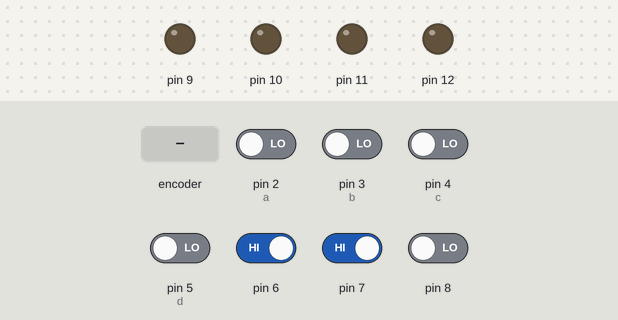
Bench run of a sketch on a simulated Arduino Uno, built with avr-gcc and run on an emulated ATmega328P. On the bench: output pins drawn as LEDs (lit = HIGH). Inputs (shaded band) come from the test bench; at power-on: pin 6, pin 7 HIGH, pin 2 (a), pin 3 (b), pin 4 (c), pin 5 (d), pin 8 LOW.

Above: at 1.2 s.
1.3 s: rotary encoder on pin 2 (a) / pin 3 (b) turned 3 steps (first pin leading)
At 2.1 s:
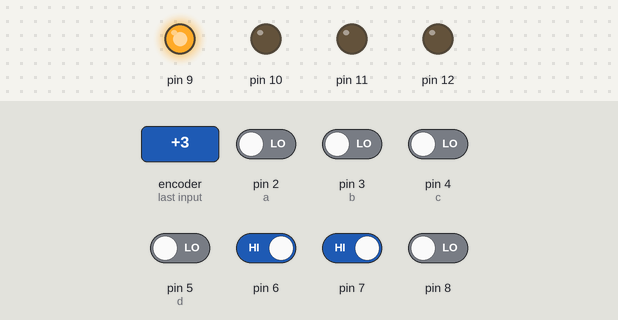
3.4 s: pin 6 driven LOW
At 4.0 s:
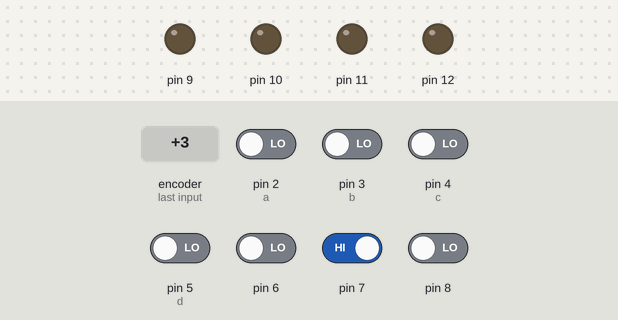
4.9 s: pin 4 (c) driven HIGH
At 6.1 s:
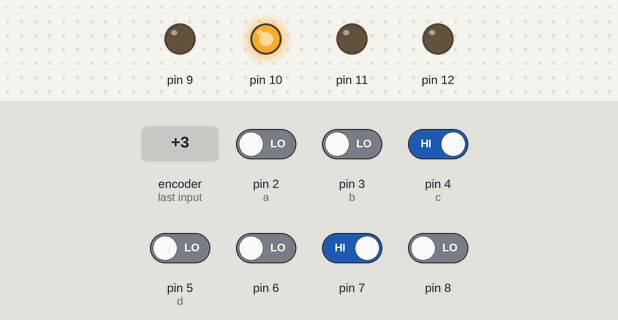
6.4 s: pin 8 driven HIGH
At 7.5 s:
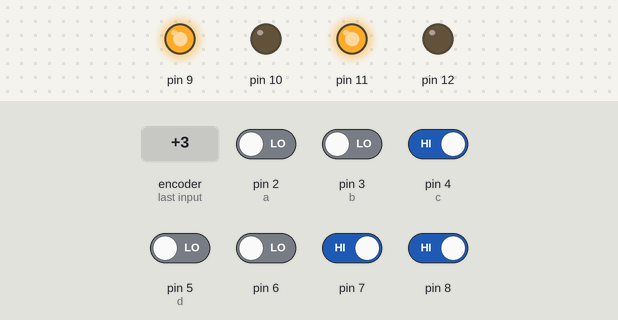
7.9 s: pin 5 (d) driven HIGH
At 8.6 s:
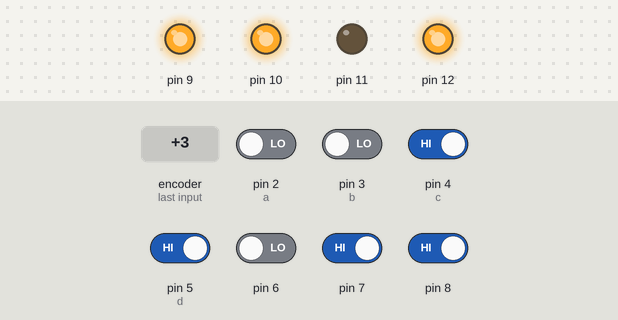
9.4 s: pin 7 driven LOW
At 10.0 s:
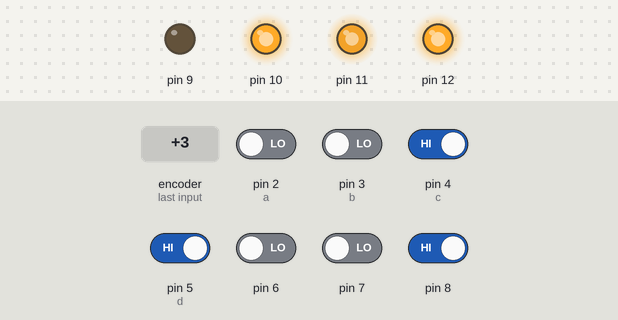
Timing chart, 0 to 11.9 s (numbered marks = the images above; inputs shaded):
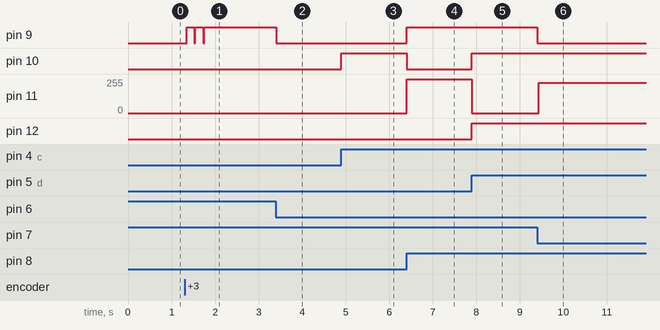

The sketch:

BusControl.ino
```cpp
int a = 2, b = 3, c = 4, d = 5;
int resultado = 0;
void setup() {
  // put your setup code here, to run once:

//Leds
  pinMode(9, OUTPUT);
  pinMode(10, OUTPUT);
  pinMode(11, OUTPUT);
  pinMode(12, OUTPUT);
//botones - entradas
  pinMode(a, INPUT);
  pinMode(b, INPUT);
  pinMode(c, INPUT);
  pinMode(d, INPUT);

//botones - bus de contol
  pinMode(6, INPUT);
  pinMode(7, INPUT);
  pinMode(8, INPUT);
}

void suma()
{
  if ((digitalRead(a) ^ digitalRead(b)))
    digitalWrite(9, HIGH);
  else
    digitalWrite(9, LOW);

  if ((digitalRead(a) && digitalRead(b)) ^ (digitalRead(c) ^ digitalRead(d)))
    digitalWrite(10, HIGH);
  else
    digitalWrite(10, LOW);

    if ((digitalRead(a) && digitalRead(b)) && (digitalRead(c) ^ digitalRead(d)))
    digitalWrite(11, HIGH);
  else
    digitalWrite(11, LOW);

  if ((digitalRead(c) && digitalRead(d)))
    digitalWrite(11, HIGH);
  else
    digitalWrite(11, LOW);
}

void resta()
{
 if ((digitalRead(a) == HIGH && digitalRead(b) == HIGH) && digitalRead(c) == LOW)
  {
    digitalWrite(9, LOW);
    digitalWrite(10, LOW);
    digitalWrite(11, LOW);
  }
  else
  {
    // Realizar la resta normalmente
    if ((digitalRead(a) == HIGH && digitalRead(b) == LOW) || (digitalRead(a) == LOW && digitalRead(b) == HIGH))
      digitalWrite(9, HIGH);
    else
      digitalWrite(9, LOW);

    if ((digitalRead(c) == HIGH && digitalRead(d) == LOW) || (digitalRead(c) == LOW && digitalRead(d) == HIGH))
      digitalWrite(10, HIGH);
    else
      digitalWrite(10, LOW);

    if ((digitalRead(c) == HIGH && digitalRead(d) == LOW && digitalRead(a) == LOW && digitalRead(b) == HIGH) || (digitalRead(c) == LOW && digitalRead(d) == HIGH && digitalRead(a) == LOW && digitalRead(b) == HIGH))
      digitalWrite(11, HIGH);
    else
      digitalWrite(11, LOW);
  }
}

void multiplicacion() {
  if (digitalRead(a) != digitalRead(b)) {
  digitalWrite(9, LOW);
} else {
  digitalWrite(9, HIGH);
}

// Salida LED10
if ((digitalRead(a) && digitalRead(b)) == (digitalRead(c) ^ digitalRead(d))) {
  digitalWrite(10, LOW);
} else {
  digitalWrite(10, HIGH);
}

// Salida LED11 (modificado)
if ((digitalRead(a) && digitalRead(d)) || (digitalRead(c) && digitalRead(d))) {
  digitalWrite(11, LOW);
} else {
  digitalWrite(11, HIGH);
}

// Salida LED12
if (digitalRead(c) && digitalRead(d)) {
  digitalWrite(12, HIGH);
} else {
  digitalWrite(12, LOW);
}
}

void division()
{
  //Auftteilung (División)
  if(!digitalRead(b) && !digitalRead(a)){
      //ERROR
      digitalWrite(12,HIGH);
      delay(1000);
      digitalWrite(12,LOW);
      delay(1000);
  }
  else if(!digitalRead(a)&&!digitalRead(b)){
       //Cero bits
      //Cociente
      digitalWrite(11,LOW);
      digitalWrite(12,LOW);

      //Residuo
      digitalWrite(9,LOW);
      digitalWrite(10,LOW);
     }

  else if(digitalRead(a)&&digitalRead(c)){
      //1
      //Cociente
      digitalWrite(11,HIGH);
  }

  else if(digitalRead(a)&&digitalRead(b)&&!digitalRead(c)&&digitalRead(d))
  {//1.decimal
      //Cociente
      digitalWrite(11,HIGH);

      //Residuo
      digitalWrite(9,HIGH);
  }

  else if(!digitalRead(a)&&digitalRead(b)&&digitalRead(c)&&!digitalRead(d)){
    //Mismo
    digitalWrite(12,HIGH);
  }

  else if(digitalRead(a)&&digitalRead(b)&&digitalRead(c)&&!digitalRead(d)){
    //Mismo
    digitalWrite(12,HIGH);
    digitalWrite(11,HIGH);
  }

  else if(digitalRead(a)&&!digitalRead(b)&&digitalRead(c)&&digitalRead(d)){//0.decimal
   	  //Residuo
      digitalWrite(10,HIGH);

  }
}


void And(){
  if (digitalRead(a) && digitalRead(b) && digitalRead(c) && digitalRead(d))
    digitalWrite(9, HIGH);
  else
    digitalWrite(9, LOW);

}

void Or(){
  if (digitalRead(a) || digitalRead(b) || digitalRead(c) || digitalRead(d))
    digitalWrite(9, HIGH);
  else
    digitalWrite(9, LOW);
}

void Xor(){
  if (digitalRead(a) ^ digitalRead(b) ^ digitalRead(c) ^ digitalRead(d))
    digitalWrite(9, HIGH);
  else
    digitalWrite(9, LOW);
}


void loop() {

  if ((!digitalRead(6) && !digitalRead(7) && digitalRead(8)))
  {
    suma();
  }

  if ((!digitalRead(6) && digitalRead(7) && !digitalRead(8)))
  {
    resta();
  }

  if ((!digitalRead(6) && digitalRead(7) && digitalRead(8)))
  {
    multiplicacion();
  }

  if ((digitalRead(6) && !digitalRead(7) && !digitalRead(8)))
  {
    division();
  }

  if ((digitalRead(6) && !digitalRead(7) && digitalRead(8)))
  {
    And();
  }

  if ((digitalRead(6) && digitalRead(7) && !digitalRead(8)))
  {
    Or();
  }

  if ((digitalRead(6) && digitalRead(7) && digitalRead(8)))
  {
    Xor();
  }
}
```

Measured:
- after the input at 1.3 s, pin 9: alternates HIGH for 0.18 s and LOW for 0.02 s, 5 changes in all, then stays HIGH, starting after 0.05 s
- after the input at 3.4 s, pin 9: HIGH → LOW at once
- after the input at 4.9 s, pin 10: LOW → HIGH at once
- after the input at 6.4 s, pin 9: LOW → HIGH at once; pin 10: HIGH → LOW at once; pin 11: 0/255 → 255/255 at once
- after the input at 7.9 s, pin 10, pin 12: LOW → HIGH at once; pin 11: 255/255 → 0/255 at once
- after the input at 9.4 s, pin 9: HIGH → LOW at once; pin 11: 0/255 → 226/255 at once
